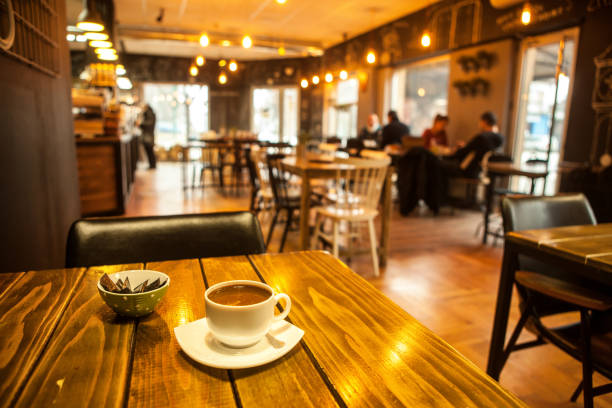
#> input picture HW4/data/coffee.jpg, 612 x 408 px
$ jupyter execute --allow-errors 1.ipynb
#> lines starting #> are read from the running program, lines starting #| are printed output that depends on the picture
[cell 1]
import numpy as np
import cv2
import matplotlib.pyplot as plt
import math

[cell 2]
def showImg(img, colored=False, showAxis=False):
    plt.figure(figsize=(20,20))
    if not showAxis:
        plt.axis("off")
    if (len(img.shape) == 3):
        plt.imshow(cv2.cvtColor(img, cv2.COLOR_BGR2RGB))
    elif(colored):
        plt.imshow(img)
    else:
        plt.imshow(img, 'gray')

[cell 3]
img = cv2.imread('./data/coffee.jpg')
#> img is the input picture: shape (408, 612, 3); mean B, G, R 46.4, 100.7, 148
showImg(img, showAxis=True)

[cell 4]
points = np.array([
    [242, 305],
    [232, 305],
    [206, 295],
    [272, 293],
    [235, 280],
    [260, 282],
])

plt.figure(figsize=(20,20))
plt.imshow(cv2.cvtColor(img, cv2.COLOR_BGR2RGB))
plt.title("Predefined points on elipse")
plt.plot(points[:,0], points[:,1], 'ro');
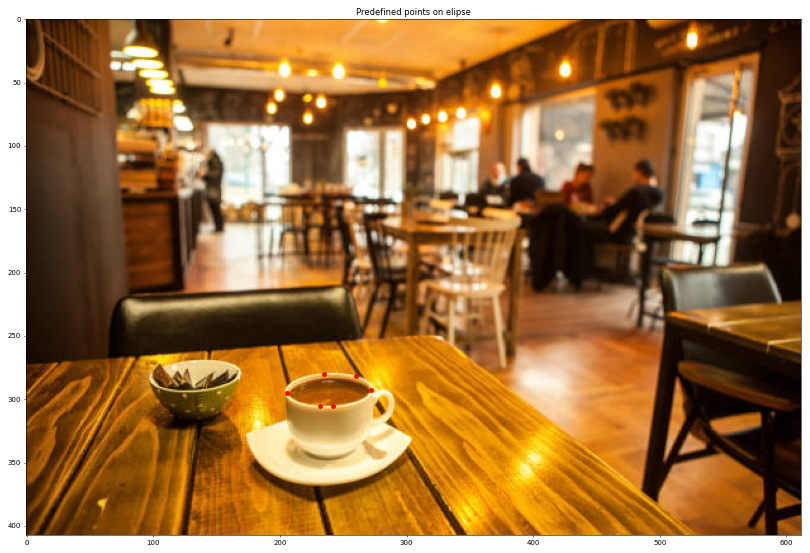
#> figure drawn by matplotlib, 1 panel

[cell 5]
def drawElips(img, H):
    for radius in range(0,360):
        # circles
        from_m = [[math.sin(math.pi*radius/180)], [math.cos(math.pi*radius/180)], [1]]
        to_m = [[math.sin(math.pi*(radius+1)/180)], [math.cos(math.pi*(radius+1)/180)], [1]]
        # calculate points on elips
        from_p = H @ from_m
        to_p = H @ to_m
        # normalize
        from_p = (from_p/from_p[2])
        to_p = (to_p/to_p[2])
        # draw line on image
        cv2.line(img, (from_p[0],from_p[1]),(to_p[0],to_p[1]),(0,0,255), 2)

def findElips(img, points):
    m = np.empty((len(points),5))
    m[:,0] = 2 * points[:,0] * points[:,1]
    m[:,1] = points[:,1] ** 2
    m[:,2] = 2 * points[:,0]
    m[:,3] = 2 * points[:,1]
    m[:,4] = 1
    r = points[:,0] ** 2
    par = -1 * (np.linalg.inv(m.T @ m) @ m.T) @ r
    E = np.array(
          [[1,par[0],par[2]],
          [par[0],par[1],par[3]],
          [par[2],par[3],par[4]]],
    )
    U, S, _ = np.linalg.svd(E)
    H_inv_t = U @ np.diag(np.sqrt(S))
    H = np.linalg.inv( H_inv_t.T )

    # construct new image with elips drawen
    res_img = img.copy()
    drawElips(res_img, H)
    return res_img


$ run again, with HW4/data/calibr1.jpg copied over HW4/data/coffee.jpg
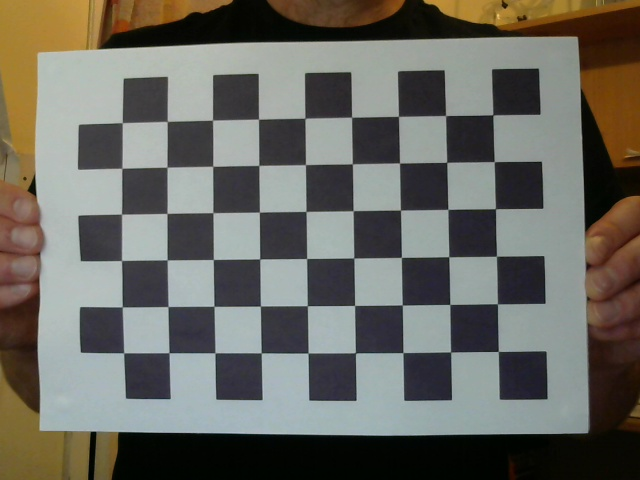
#> input picture HW4/data/calibr1.jpg, 640 x 480 px
#> img is the input picture: shape (480, 640, 3); mean B, G, R 97.8, 105, 106.1
#> `[cell 4] points = np.array([ [242, 305], [232, 305], [206, 295], [272,..`:
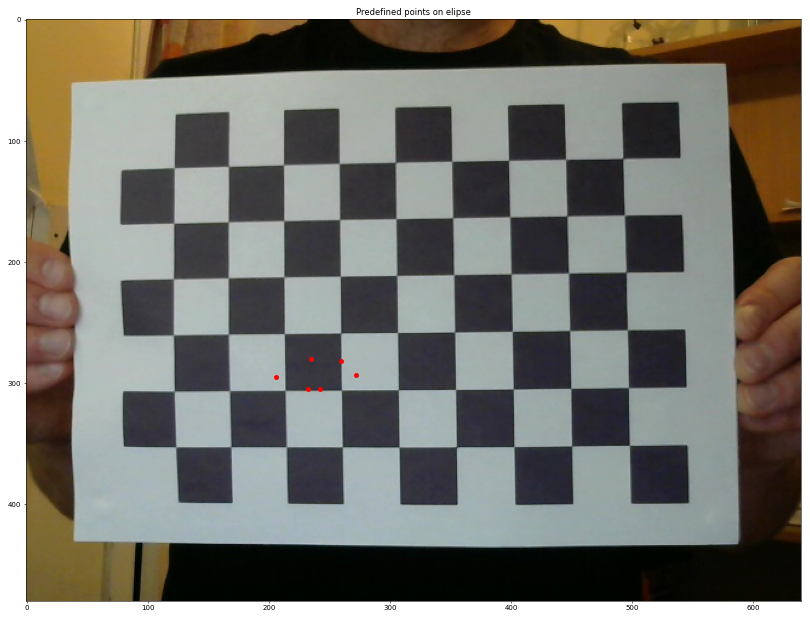
#> figure drawn by matplotlib, 1 panel

$ run again, with HW4/data/parus1.jpg copied over HW4/data/coffee.jpg
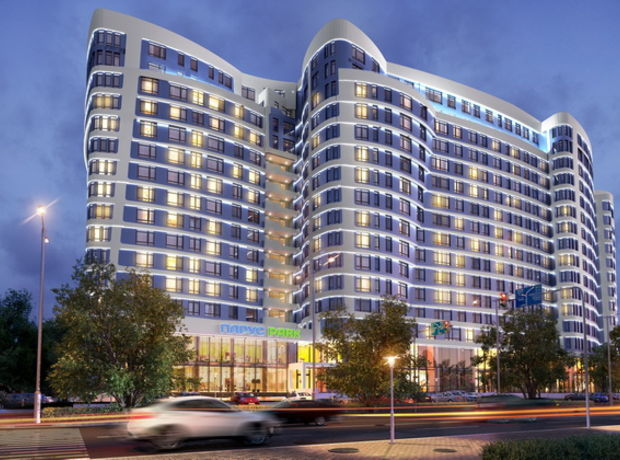
#> input picture HW4/data/parus1.jpg, 620 x 460 px
#> img is the input picture: shape (460, 620, 3); mean B, G, R 131.3, 113.8, 115
#> `[cell 4] points = np.array([ [242, 305], [232, 305], [206, 295], [272,..`:
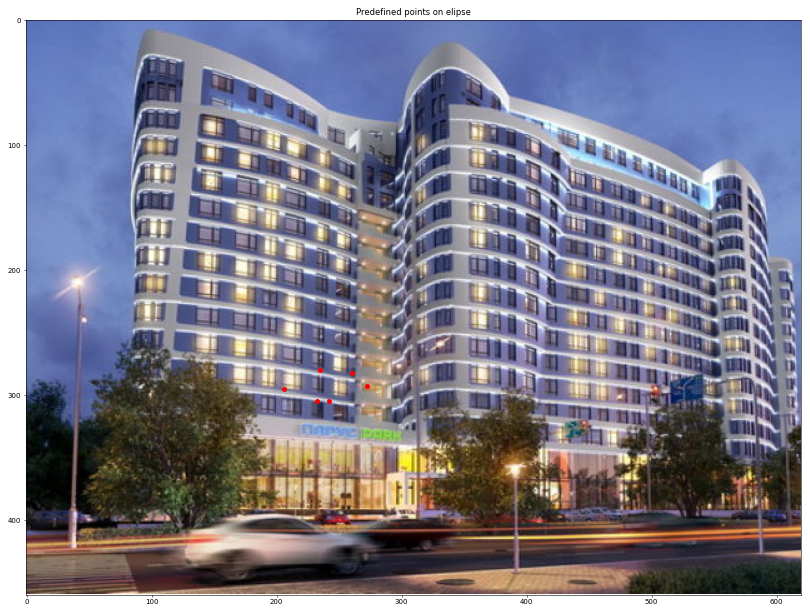
#> figure drawn by matplotlib, 1 panel

$ run again, with HW4/data/parus2.jpg copied over HW4/data/coffee.jpg
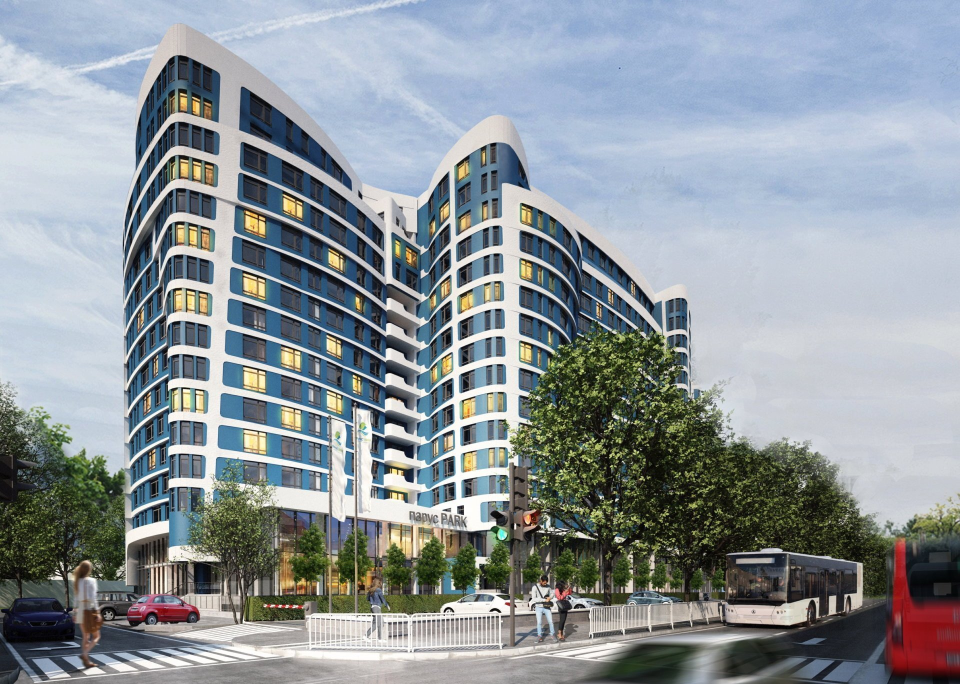
#> input picture HW4/data/parus2.jpg, 1920 x 1368 px (shown at 1/2 size)
#> img is the input picture: shape (1368, 1920, 3); mean B, G, R 153.9, 148.6, 140.4
#> `[cell 4] points = np.array([ [242, 305], [232, 305], [206, 295], [272,..`:
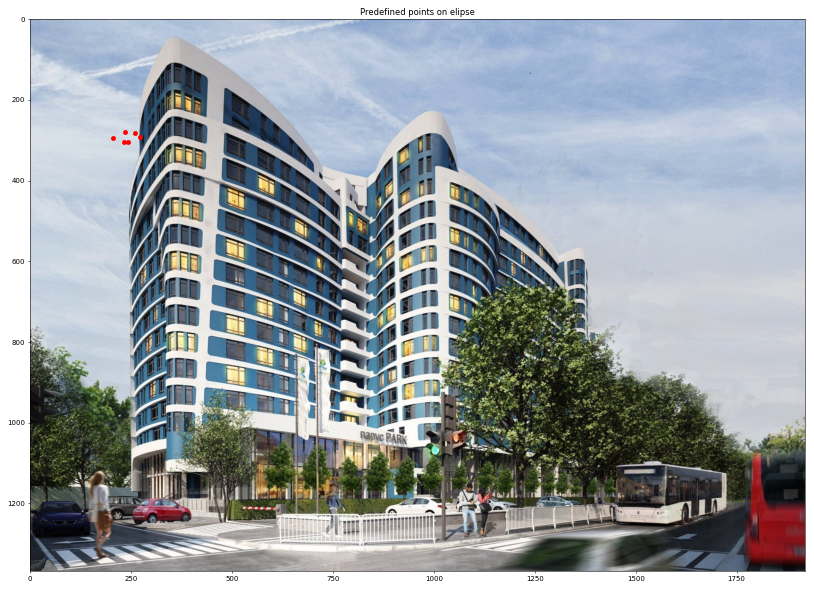
#> figure drawn by matplotlib, 1 panel
